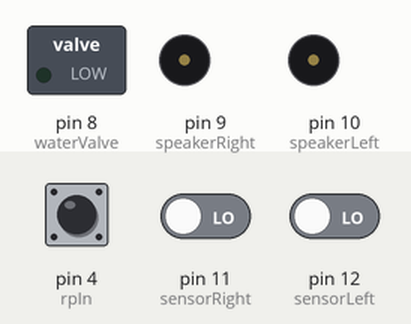
Simulated run of this sketch. Board: Arduino Nano, built with avr-gcc and run on an emulated ATmega328P. Shown: switched loads named in the sketch (green lamp = pin HIGH), buzzer (waves = sounding, pin HIGH). The test bench sets the inputs (shaded band); at power-on: pin 4 (rpIn) LOW, pin 11 (sensorRight) LOW, pin 12 (sensorLeft) LOW. Random numbers use the default seed unless the sketch sets one; what the sketch prints to the serial monitor is not drawn.

Above: at 1.2 s.
1.3 s: pin 4 (rpIn) pulsed HIGH 2 times (0.12 s each, 0.3 s apart)
At 4.6 s:
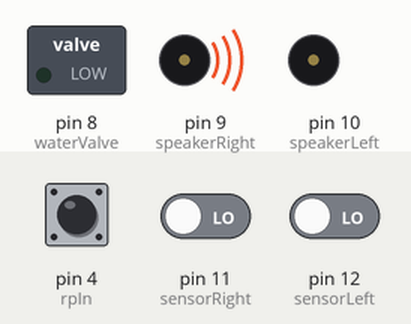
4.9 s: pin 11 (sensorRight) driven HIGH
At 5.1 s:
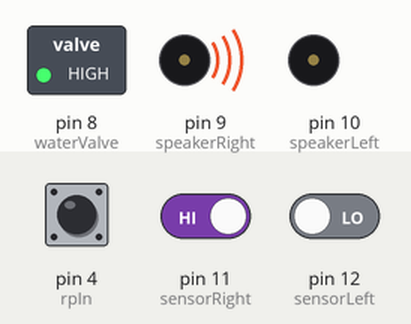
At 6.5 s:
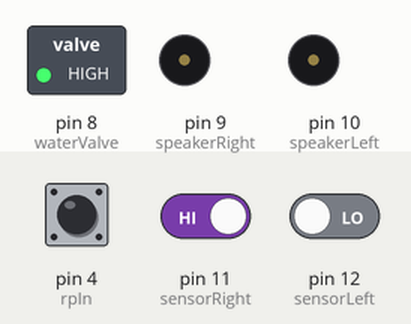
Timing chart, 0 to 8.4 s (numbered marks = the images above; inputs shaded):
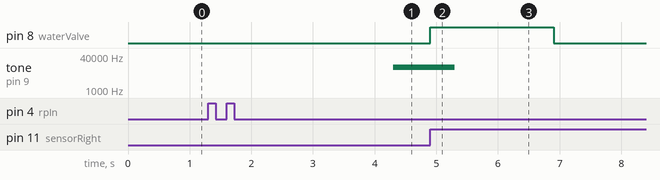

The sketch:

Task_directional_auditory_discrimination.ino
```cpp
// Directional auditory discrimination
// Two speakers (L & R)  and two lick detectors (L & R)
// The mouse has to lick the L or R detector if a pure tone was plyed by the L or R speaker to receive water reward


// the assigned digital pins were chosen arbitrarily, assuming arduino nano is used

// Inputs

// (assuming) the signal from the rp is HIGH while there is a mouse in the task area
const int rpIn = 4;             // raspberry pi input
int doTask = 0;                 // rpInState
int prevState = 0;              // the value of doTask from the previous iteration of the task loop
// to be added: another input related to the amount of water for that specific mouse

const int sensorLeft = 12;
int sensorLeftState = 0;
const int sensorRight = 11;
int sensorRightState = 0;

// Outputs

const int speakerLeft = 10;
const int speakerRight = 9;
int randNum;                    // for randomly selecting which speaker to play the sound from
int soundFrequency = 12000;     // in Hz, frequency of the tone to be played
long soundDuration = 1000;      // in ms, duration of the tone to be played

int waitTime = 5000;            // in ms, how long the system waits for a response after providing the stimulus
long startTime;                 // for tracking when the wait time has elapsed
long endTime;

const int waterValve = 8;
int waterTime = 2000;           // in ms, depending on amount of water to be delivered, duration for the solenoid to release water
const int waterAmount = 75;     // in ul, how much the water is released after a single successful trial (75ul in ToneBox)
int totalWaterAmount = 0;       // in ul, to track the total amount consumed by the mouse in the sequence of trials

// to send to rp after the mouse leaves the task area
char attemptOutcome;            // outcome of a single attempt, 'n' for no response,
                                // 'c' for the correct sensor activated, 'i' for the wrong sensor
String outcomes = "";           // string of attempts' results in sequence

// to be added:
// time taken to respond

void setup() {

  Serial.begin(9600);

  srand(time(NULL));

  pinMode(rpIn,INPUT);
  pinMode(sensorLeft,INPUT);
  pinMode(sensorRight,INPUT);

  pinMode(speakerLeft,OUTPUT);
  pinMode(speakerRight,OUTPUT);
  pinMode(waterValve,OUTPUT);

}

void loop() {

  doTask = digitalRead(rpIn);

  if (doTask == HIGH){          // if the rp signals that the mouse is in the task area

    // perform task
    delay(3000);                // arbitrary 3 second wait
    randNum = random(2);        // pick a random number from 0 to 1

    if (randNum == 0){          // play sound from left speaker
      tone(speakerLeft, soundFrequency, soundDuration);
    } else {                    // play sound from right speaker
      tone(speakerRight, soundFrequency, soundDuration);
    }

    startTime = millis();
    endTime = startTime;
    attemptOutcome = 'n';
    // loop until one of the sensors is activated or the wait time has passed
    while (((endTime - startTime) <= waitTime)){    // while the wait time has not passed

      sensorLeftState = digitalRead(sensorLeft);
      sensorRightState = digitalRead(sensorRight);

      if (sensorLeftState==HIGH){                   // if the left sensor was activated

        if (randNum == 0){                          // if the left speaker played the tone
          attemptOutcome = 'c';                     // activating the left sensor was the correct response
        } else {                                    // if the right speaker played the tone
          attemptOutcome = 'i';                     // activating the left sensor was the incorrect response
        }
        break;                                      // end attempt

      } else if (sensorRightState==HIGH){           // if the right sensor was activated

        if (randNum == 0){                          // if the left speaker played the tone
          attemptOutcome = 'i';                     // activating the right sensor was the incorrect response
        } else {                                    // if the right speaker played the tone
          attemptOutcome = 'c';                     // activating the right sensor was the correct response
        }
        break;                                      // end attempt

      }
      endTime = millis();
    }


    outcomes += attemptOutcome;                     // record result of attempt: append attemptOutcome to outcomes

    if(attemptOutcome == 'c'){                      // water reward for correct response
      digitalWrite(waterValve,HIGH);                // open solenoid valve
      delay(waterTime);                             // wait
      digitalWrite(waterValve,LOW);                 // close solenoid valve
      totalWaterAmount += waterAmount;              // add the amount of water administered to the water consumption counter
    }

    prevState = doTask;

    delay(2000);

  } else if (prevState == HIGH){                    // when the mouse has left the task area and it is done with all its attemps

    // to do: incluse total water amount to be sent to rp
    Serial.println(outcomes);                       // send info to rp
    outcomes = "";                                  // reset results string
    totalWaterAmount = 0;                           // reset water consumption tracking
    prevState = 0;
  }

}
```

Measured:
- after the input at 1.3 s, tone on pin 9 (speakerRight): silent → 12000 Hz after 3.0 s
- after the input at 4.9 s, pin 8 (waterValve): LOW → HIGH at once, → LOW 2.0 s later
